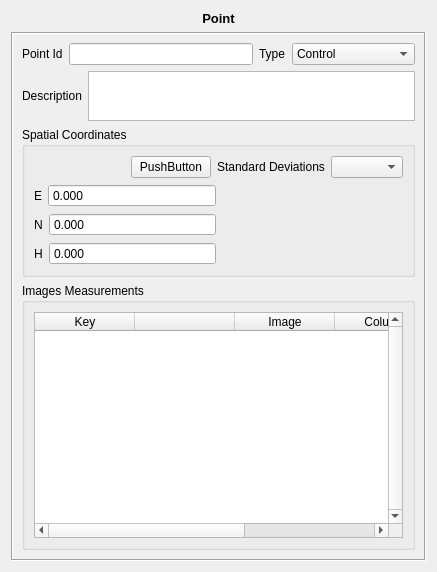
<?xml version="1.0" encoding="UTF-8"?>
<ui version="4.0">
 <class>Ponto</class>
 <widget class="QWidget" name="Ponto">
  <property name="geometry">
   <rect>
    <x>0</x>
    <y>0</y>
    <width>437</width>
    <height>572</height>
   </rect>
  </property>
  <property name="windowTitle">
   <string>Form</string>
  </property>
  <layout class="QVBoxLayout" name="verticalLayout_5">
   <item>
    <widget class="QLabel" name="label_5">
     <property name="text">
      <string>&lt;!DOCTYPE HTML PUBLIC &quot;-//W3C//DTD HTML 4.0//EN&quot; &quot;http://www.w3.org/TR/REC-html40/strict.dtd&quot;&gt;
&lt;html&gt;&lt;head&gt;&lt;meta name=&quot;qrichtext&quot; content=&quot;1&quot; /&gt;&lt;style type=&quot;text/css&quot;&gt;
p, li { white-space: pre-wrap; }
&lt;/style&gt;&lt;/head&gt;&lt;body style=&quot; font-family:'Sans'; font-size:10pt; font-weight:400; font-style:normal;&quot;&gt;
&lt;p style=&quot; margin-top:0px; margin-bottom:0px; margin-left:0px; margin-right:0px; -qt-block-indent:0; text-indent:0px;&quot;&gt;&lt;span style=&quot; font-weight:600;&quot;&gt;Point&lt;/span&gt;&lt;/p&gt;&lt;/body&gt;&lt;/html&gt;</string>
     </property>
     <property name="alignment">
      <set>Qt::AlignCenter</set>
     </property>
    </widget>
   </item>
   <item>
    <widget class="QFrame" name="frame">
     <property name="frameShape">
      <enum>QFrame::Box</enum>
     </property>
     <property name="frameShadow">
      <enum>QFrame::Sunken</enum>
     </property>
     <layout class="QVBoxLayout" name="verticalLayout_4">
      <item>
       <layout class="QHBoxLayout" name="horizontalLayout_4">
        <item>
         <layout class="QHBoxLayout" name="horizontalLayout">
          <item>
           <widget class="QLabel" name="label">
            <property name="text">
             <string>Point Id</string>
            </property>
           </widget>
          </item>
          <item>
           <widget class="QLineEdit" name="lineEdit_gcp_id"/>
          </item>
         </layout>
        </item>
        <item>
         <layout class="QHBoxLayout" name="horizontalLayout_3">
          <item>
           <widget class="QLabel" name="label_9">
            <property name="text">
             <string>Type</string>
            </property>
           </widget>
          </item>
          <item>
           <widget class="QComboBox" name="typeComboBox">
            <item>
             <property name="text">
              <string>Control</string>
             </property>
            </item>
            <item>
             <property name="text">
              <string>Checking</string>
             </property>
            </item>
            <item>
             <property name="text">
              <string>Photogrammetric</string>
             </property>
            </item>
           </widget>
          </item>
         </layout>
        </item>
       </layout>
      </item>
      <item>
       <layout class="QHBoxLayout" name="horizontalLayout_2">
        <item>
         <widget class="QLabel" name="label_2">
          <property name="text">
           <string>Description</string>
          </property>
         </widget>
        </item>
        <item>
         <widget class="QTextEdit" name="textEditDescription">
          <property name="maximumSize">
           <size>
            <width>16777215</width>
            <height>50</height>
           </size>
          </property>
         </widget>
        </item>
       </layout>
      </item>
      <item>
       <widget class="QGroupBox" name="groupBox">
        <property name="title">
         <string>Spatial Coordinates</string>
        </property>
        <layout class="QVBoxLayout" name="verticalLayout_2">
         <item>
          <layout class="QHBoxLayout" name="horizontalLayout_6">
           <item>
            <spacer name="horizontalSpacer">
             <property name="orientation">
              <enum>Qt::Horizontal</enum>
             </property>
             <property name="sizeHint" stdset="0">
              <size>
               <width>40</width>
               <height>20</height>
              </size>
             </property>
            </spacer>
           </item>
           <item>
            <widget class="br::uerj::eng::efoto::SigmaFormDialogButton" name="sigmaDialogButton">
             <property name="text">
              <string>PushButton</string>
             </property>
            </widget>
           </item>
           <item>
            <widget class="QLabel" name="label_3">
             <property name="text">
              <string>Standard Deviations</string>
             </property>
            </widget>
           </item>
           <item>
            <widget class="br::uerj::eng::efoto::SigmaFormTypeSelector" name="sigmaSelector"/>
           </item>
          </layout>
         </item>
         <item>
          <layout class="QHBoxLayout" name="horizontalLayout_5" stretch="1,1">
           <item>
            <layout class="QVBoxLayout" name="verticalLayout">
             <item>
              <layout class="QHBoxLayout" name="horizontalLayout_10" stretch="0,1">
               <item>
                <widget class="QLabel" name="label_12">
                 <property name="text">
                  <string>E</string>
                 </property>
                </widget>
               </item>
               <item>
                <widget class="br::uerj::eng::efoto::EfotoDoubleSpinBox" name="eDoubleSpinBox">
                 <property name="buttonSymbols">
                  <enum>QAbstractSpinBox::NoButtons</enum>
                 </property>
                 <property name="accelerated">
                  <bool>true</bool>
                 </property>
                 <property name="suffix">
                  <string/>
                 </property>
                 <property name="decimals">
                  <number>3</number>
                 </property>
                 <property name="minimum">
                  <double>0.000000000000000</double>
                 </property>
                 <property name="maximum">
                  <double>999999.000000000000000</double>
                 </property>
                 <property name="value">
                  <double>0.000000000000000</double>
                 </property>
                </widget>
               </item>
              </layout>
             </item>
             <item>
              <layout class="QHBoxLayout" name="horizontalLayout_11" stretch="0,1">
               <item>
                <widget class="QLabel" name="label_4">
                 <property name="text">
                  <string>N</string>
                 </property>
                </widget>
               </item>
               <item>
                <widget class="br::uerj::eng::efoto::EfotoDoubleSpinBox" name="nDoubleSpinBox">
                 <property name="buttonSymbols">
                  <enum>QAbstractSpinBox::NoButtons</enum>
                 </property>
                 <property name="accelerated">
                  <bool>true</bool>
                 </property>
                 <property name="decimals">
                  <number>3</number>
                 </property>
                 <property name="minimum">
                  <double>0.000000000000000</double>
                 </property>
                 <property name="maximum">
                  <double>9999999.000000000000000</double>
                 </property>
                 <property name="value">
                  <double>0.000000000000000</double>
                 </property>
                </widget>
               </item>
              </layout>
             </item>
             <item>
              <layout class="QHBoxLayout" name="horizontalLayout_12" stretch="0,1">
               <item>
                <widget class="QLabel" name="label_10">
                 <property name="text">
                  <string>H</string>
                 </property>
                </widget>
               </item>
               <item>
                <widget class="br::uerj::eng::efoto::EfotoDoubleSpinBox" name="hDoubleSpinBox">
                 <property name="buttonSymbols">
                  <enum>QAbstractSpinBox::NoButtons</enum>
                 </property>
                 <property name="accelerated">
                  <bool>true</bool>
                 </property>
                 <property name="decimals">
                  <number>3</number>
                 </property>
                 <property name="minimum">
                  <double>-999.000000000000000</double>
                 </property>
                 <property name="maximum">
                  <double>9999.000000000000000</double>
                 </property>
                </widget>
               </item>
              </layout>
             </item>
            </layout>
           </item>
           <item>
            <widget class="br::uerj::eng::efoto::SigmaFormContent" name="sigmaContent">
             <property name="frameShape">
              <enum>QFrame::NoFrame</enum>
             </property>
             <property name="frameShadow">
              <enum>QFrame::Raised</enum>
             </property>
             <property name="lineWidth">
              <number>0</number>
             </property>
            </widget>
           </item>
          </layout>
         </item>
        </layout>
       </widget>
      </item>
      <item>
       <widget class="QGroupBox" name="groupBox_2">
        <property name="title">
         <string>Images Measurements</string>
        </property>
        <layout class="QVBoxLayout" name="verticalLayout_3">
         <item>
          <widget class="QTableWidget" name="imageMeasurementsTable">
           <property name="verticalScrollBarPolicy">
            <enum>Qt::ScrollBarAlwaysOn</enum>
           </property>
           <property name="horizontalScrollBarPolicy">
            <enum>Qt::ScrollBarAsNeeded</enum>
           </property>
           <attribute name="verticalHeaderVisible">
            <bool>false</bool>
           </attribute>
           <attribute name="verticalHeaderVisible">
            <bool>false</bool>
           </attribute>
           <column>
            <property name="text">
             <string>Key</string>
            </property>
           </column>
           <column>
            <property name="text">
             <string/>
            </property>
            <property name="textAlignment">
             <set>AlignHCenter|AlignVCenter|AlignCenter</set>
            </property>
           </column>
           <column>
            <property name="text">
             <string>Image</string>
            </property>
           </column>
           <column>
            <property name="text">
             <string>Column</string>
            </property>
           </column>
           <column>
            <property name="text">
             <string>Line</string>
            </property>
           </column>
          </widget>
         </item>
        </layout>
       </widget>
      </item>
     </layout>
    </widget>
   </item>
  </layout>
 </widget>
 <customwidgets>
  <customwidget>
   <class>br::uerj::eng::efoto::SigmaFormTypeSelector</class>
   <extends>QComboBox</extends>
   <header>SigmaForm.h</header>
  </customwidget>
  <customwidget>
   <class>br::uerj::eng::efoto::SigmaFormContent</class>
   <extends>QFrame</extends>
   <header>SigmaForm.h</header>
   <container>1</container>
  </customwidget>
  <customwidget>
   <class>br::uerj::eng::efoto::EfotoDoubleSpinBox</class>
   <extends>QDoubleSpinBox</extends>
   <header>EfotoDoubleSpinBox.h</header>
  </customwidget>
  <customwidget>
   <class>br::uerj::eng::efoto::SigmaFormDialogButton</class>
   <extends>QPushButton</extends>
   <header>SigmaForm.h</header>
  </customwidget>
 </customwidgets>
 <tabstops>
  <tabstop>lineEdit_gcp_id</tabstop>
  <tabstop>typeComboBox</tabstop>
  <tabstop>textEditDescription</tabstop>
  <tabstop>sigmaDialogButton</tabstop>
  <tabstop>sigmaSelector</tabstop>
  <tabstop>eDoubleSpinBox</tabstop>
  <tabstop>nDoubleSpinBox</tabstop>
  <tabstop>hDoubleSpinBox</tabstop>
  <tabstop>imageMeasurementsTable</tabstop>
 </tabstops>
 <resources/>
 <connections/>
</ui>
